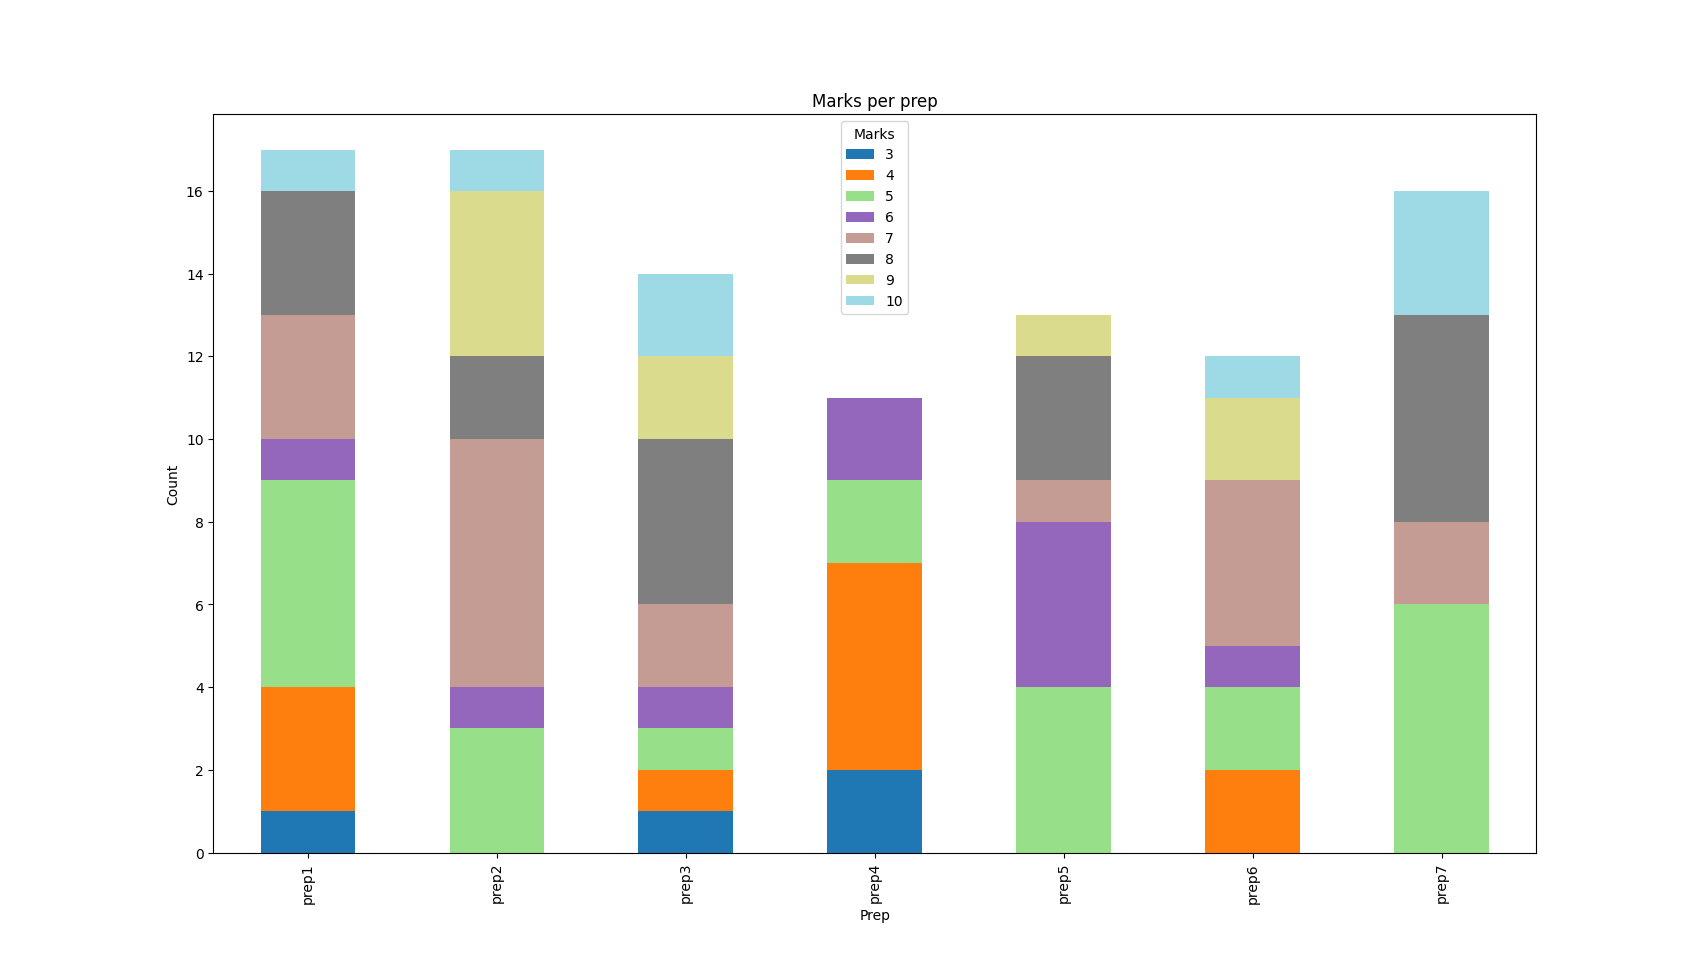

Recreate this plot in Python.
import pandas as pd
import matplotlib.pyplot as plt

# Load the dataset and specify the separator
data = pd.read_csv(r'C:\Users\dimab\OneDrive\Desktop\students.csv', header=None, names=['Student', 'Group', 'Mark'], sep=';', dtype={'Student': str, 'Group': str, 'Mark': str})

# Convert the 'Mark' column to numeric, setting errors='coerce' to handle non-numeric values
data['Mark'] = pd.to_numeric(data['Mark'], errors='coerce')

# Drop any rows where 'Mark' could not be converted to a number
data.dropna(subset=['Mark'], inplace=True)
data['Mark'] = data['Mark'].astype(int)

# Create the first plot - distribution of marks per prep (student)
marks_per_prep = data.pivot_table(index='Student', columns='Mark', aggfunc='size', fill_value=0)
marks_per_prep.plot(kind='bar', stacked=True, colormap='tab20', figsize=(10, 6))
plt.title('Marks per prep')
plt.xlabel('Prep')
plt.ylabel('Count')
plt.legend(title='Marks')
plt.show()

# Create the second plot - distribution of marks per group
marks_per_group = data.pivot_table(index='Group', columns='Mark', aggfunc='size', fill_value=0)
marks_per_group.plot(kind='bar', stacked=True, colormap='tab20', figsize=(10, 6))
plt.title('Marks per group')
plt.xlabel('Group')
plt.ylabel('Count')
plt.legend(title='Marks')
plt.show()
